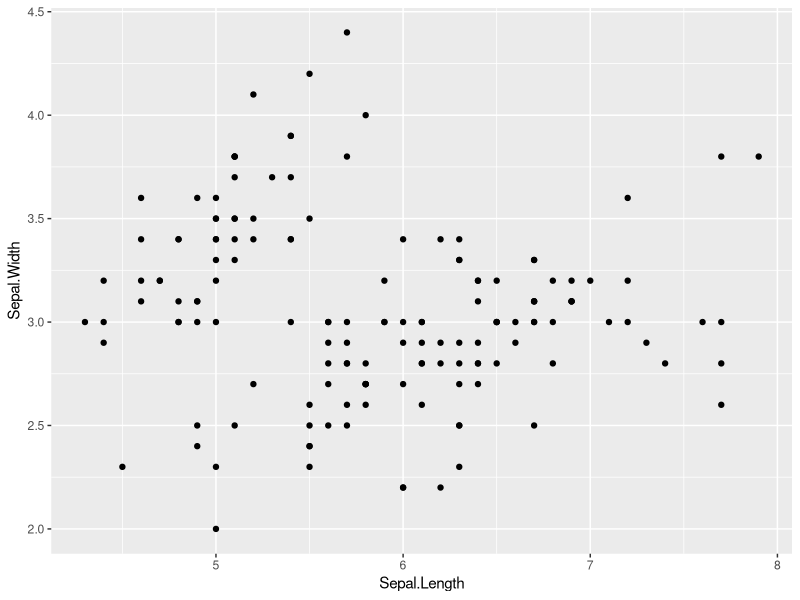
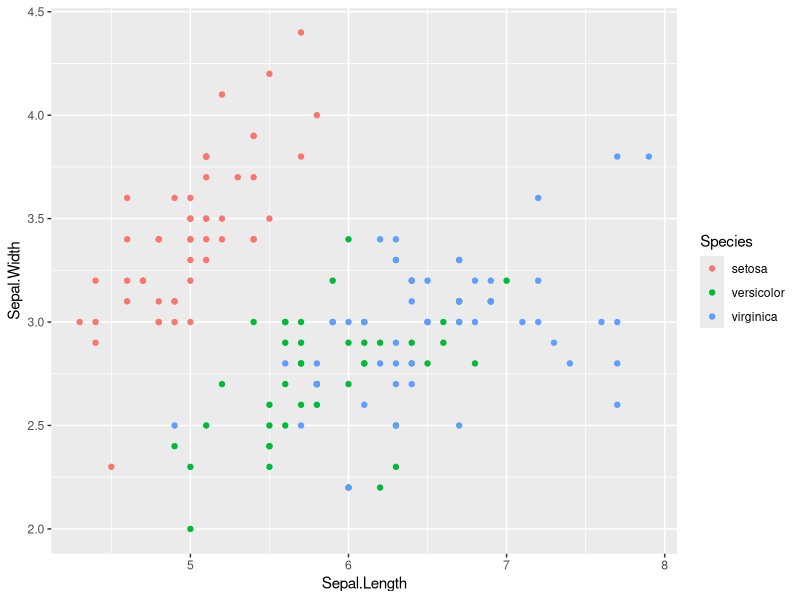
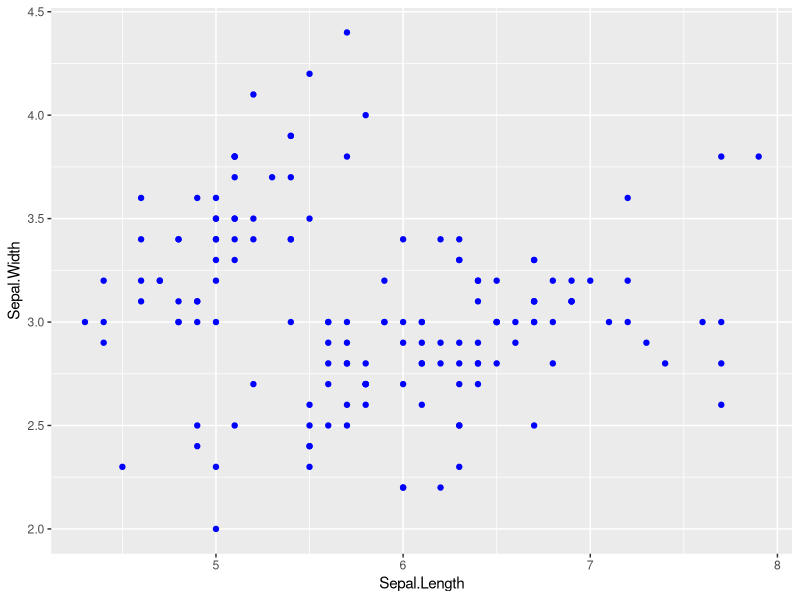
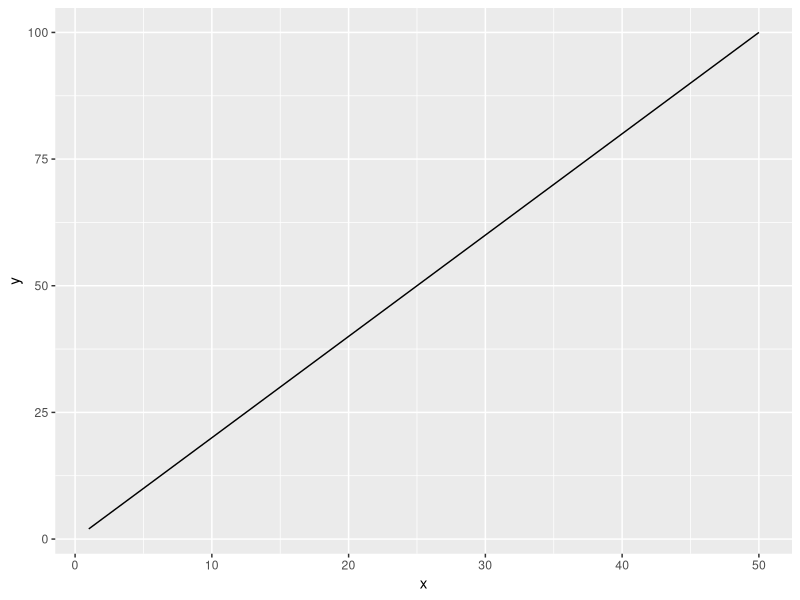
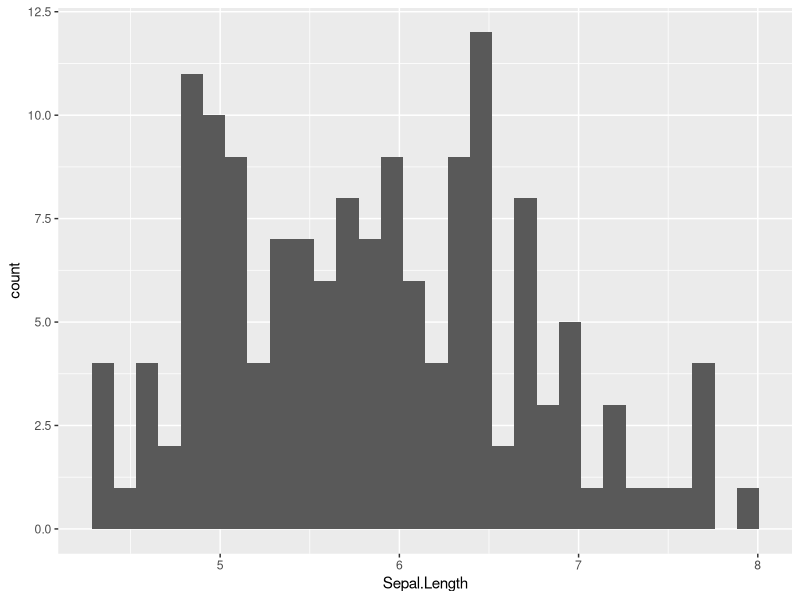
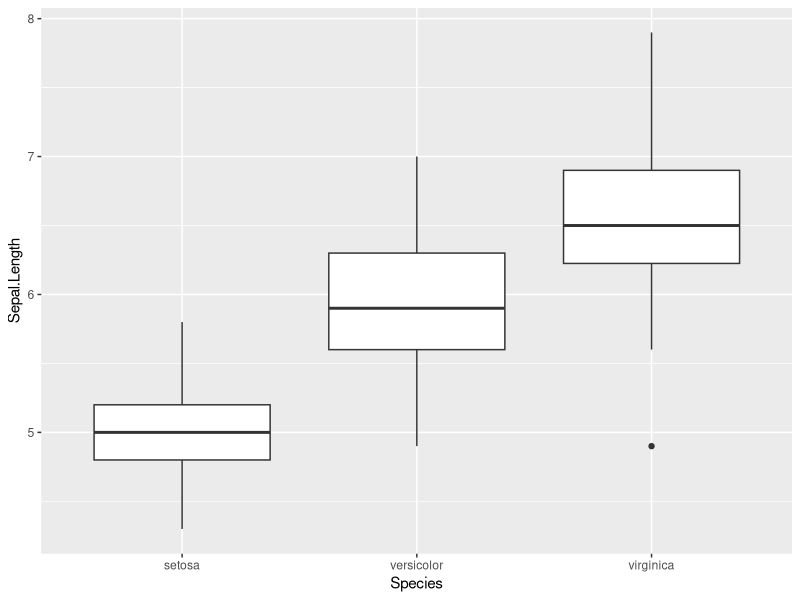
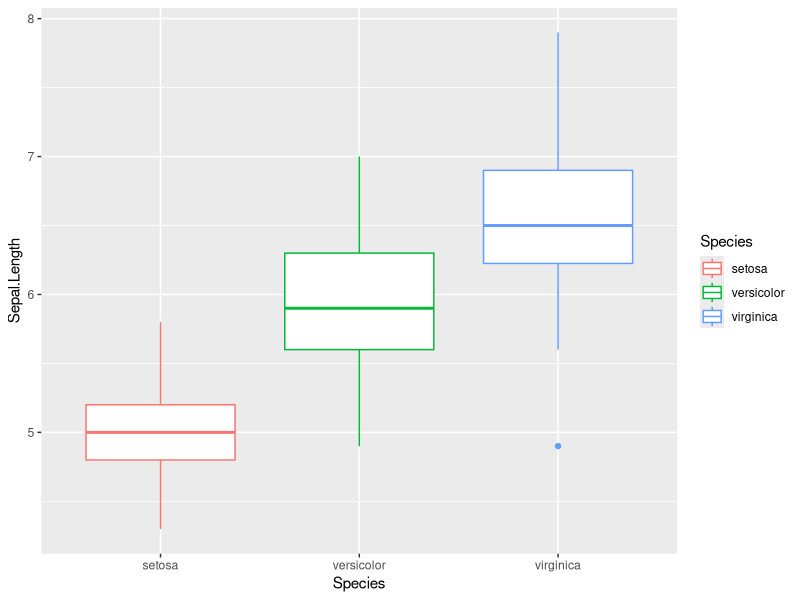
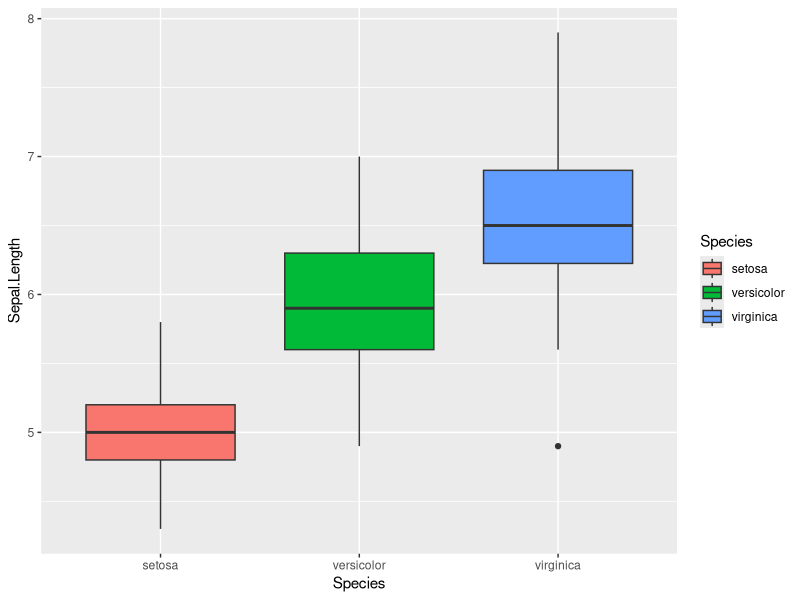

Source code (R) for these figures, in order:
library(tidyverse)


iris %>% 
  ggplot(
    aes(x=Sepal.Length,
        y=Sepal.Width)
  ) +
  geom_point()


##aec(...,color = columname)
iris %>% 
  ggplot(
    aes(x=Sepal.Length,
        y=Sepal.Width,
        color=Species)
    )+
      geom_point()
## Any Color You Like  
iris %>% 
  ggplot(
    aes(x=Sepal.Length,
        y=Sepal.Width
        ))+
      geom_point(color="blue")
  


# Line Figure -------------------------------------------------------------

df_x<-tibble(x=1:50,
             y= 2*x)
df_x %>% 
  ggplot(
    aes(x=x,
        y=y)
    )  +
  geom_line()


# Histogram ---------------------------------------------------------------

iris %>% 
  ggplot(
    aes(x=Sepal.Length)
  ) + 
  geom_histogram()


# Boxplot -----------------------------------------------------------------

iris %>% 
  ggplot(
    aes(x=Species,
        y=Sepal.Length)
  )+
  geom_boxplot()

##Change Box-plot Color (border)
iris %>% 
  ggplot(
    aes(x=Species,
        y=Sepal.Length,
        color=Species)
  )+
  geom_boxplot()

##Change Boxplot Color
iris %>% 
  ggplot(
    aes(x=Species,
        y=Sepal.Length,
        fill = Species)
  )+
  geom_boxplot()


# Exercise ----------------------------------------------------------------


#Q1 Using "iris" data, identify longest Sepla. Length 
#using arrange () fuction 

arrange(iris, Sepal.Length)
iris %>% 
  arrange(desc(Sepal.Length))
#Q2 using "iris" data, filter individual
# Sepal.Width greater than 3.0, use "filter()"

iris %>% 
  filter(Sepal.Width>3.0)

#Q3# Using "iris" data, select the colums "Petal. Length"
# and "Petal.Length", then arrange the order of
# rows by "Petal.Length(desc.)
# Assign result to object "df_petal"

df_petal<-iris %>% 
  select(Petal.Length, Petal.Width) %>% 
  arrange(desc(Petal.Length))

  
#Q4# Calculate mean Sepal.Length by Species; 
#assign the result to "df_mean"

df_mean <- iris %>% 
  group_by(Species) %>% 
  summarize(mean=mean(Sepal.Length))

#Q5# Create a point figure of Petal.Width (y-axis) and 
# Sepal.Width (x-axis), with colors distiguishing species


iris %>% 
  ggplot(aes(x=Sepal.Width,
             y=Sepal.Length,
             color=Species))+
  geom_point()
